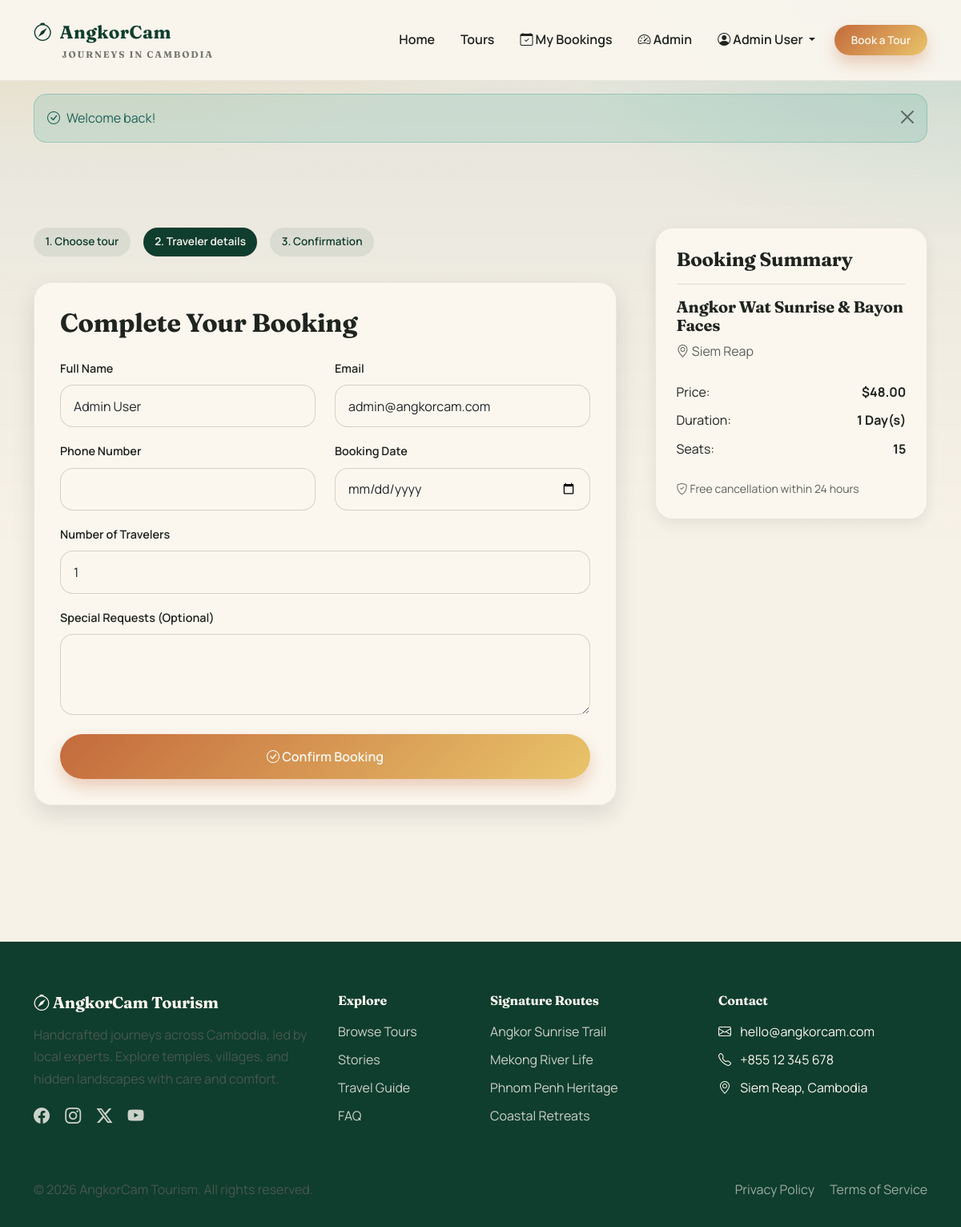
Page /?page=booking&tour_id=1 (signed in) on the committed database.
### tables this page shows
CREATE TABLE tours (
    id INT UNSIGNED AUTO_INCREMENT PRIMARY KEY,
    title VARCHAR(200) NOT NULL,
    slug VARCHAR(255) UNIQUE NOT NULL,
    location VARCHAR(100) NOT NULL,
    category VARCHAR(50) NOT NULL DEFAULT 'Cultural',
    price DECIMAL(10,2) NOT NULL,
    duration INT NOT NULL COMMENT 'Duration in days',
    description TEXT,
    highlights TEXT COMMENT 'What makes this tour special',
    included TEXT COMMENT 'What is included',
    excluded TEXT COMMENT 'What is not included',
    image VARCHAR(255),
    available_seats INT DEFAULT 15,
    status ENUM('active', 'inactive') DEFAULT 'active',
    created_at TIMESTAMP DEFAULT CURRENT_TIMESTAMP,
    updated_at TIMESTAMP DEFAULT CURRENT_TIMESTAMP ON UPDATE CURRENT_TIMESTAMP,
    
    INDEX idx_slug (slug),
    INDEX idx_location (location),
    INDEX idx_category (category),
    INDEX idx_status (status),
    INDEX idx_price (price)
);

### config/config.php (called while the page is built, shortened)
<?php
try {
    $dsn = "mysql:host=" . DB_HOST . ";port=" . DB_PORT . ";dbname=" . DB_NAME . ";charset=utf8mb4";
    $options = [
        PDO::ATTR_ERRMODE => PDO::ERRMODE_EXCEPTION,
        PDO::ATTR_DEFAULT_FETCH_MODE => PDO::FETCH_ASSOC,
        PDO::ATTR_EMULATE_PREPARES => false
    ];
    $db = new PDO($dsn, DB_USER, DB_PASS, $options);
} catch (PDOException $e) {
    die("Database Connection Failed: " . $e->getMessage());
}
function e($value) {
    return htmlspecialchars($value ?? '', ENT_QUOTES, 'UTF-8');
}
function formatPrice($amount) {
    return '$' . number_format((float)$amount, 2);
}
require_once BASE_PATH . '/app/Models/Tour.php';
require_once BASE_PATH . '/app/Models/Booking.php';

### app/Models/Tour.php (called while the page is built, shortened)
<?php
class Tour {
    private $db;
    public function __construct($database) {
        $this->db = $database;
    }
    public function getById($id) {
        $stmt = $this->db->prepare("SELECT * FROM tours WHERE id = ? AND status = 'active'");
        $stmt->execute([$id]);
        return $stmt->fetch();
    }
}

### views/pages/public/booking.php (the view, shortened to what this page needs)
<?php
$tour_id = $_GET['tour_id'] ?? 0;
$tourModel = new Tour($db);
$tour = $tourModel->getById($tour_id);
?>
<section class="section">
    <div class="container">
        <div class="row g-5">
            <div class="col-lg-8">
                <div class="stepper">
                    <span class="step">1. Choose tour</span>
                    <span class="step active">2. Traveler details</span>
                    <span class="step">3. Confirmation</span>
                </div>
                <div class="glass-card">
                    <h2 class="mb-4">Complete Your Booking</h2>
                    <form method="POST" action="?page=process-booking">
                        <div class="row">
                            <div class="col-md-6 mb-3">
                                <label class="form-label">Full Name</label>
                                <input type="text" name="customer_name" class="form-control" value="<?= e($_SESSION['name']) ?>" required>
                            </div>
                            <div class="col-md-6 mb-3">
                                <label class="form-label">Email</label>
                                <input type="email" name="customer_email" class="form-control" value="<?= e($_SESSION['email']) ?>" required>
                            </div>
                        </div>
                        <div class="row">
                            <div class="col-md-6 mb-3">
                                <label class="form-label">Phone Number</label>
                                <input type="tel" name="customer_phone" class="form-control" required>
                            </div>
                            <div class="col-md-6 mb-3">
                                <label class="form-label">Booking Date</label>
                                <input type="date" name="booking_date" class="form-control" min="<?= date('Y-m-d') ?>" required>
                            </div>
                        </div>
                        <div class="mb-3">
                            <label class="form-label">Number of Travelers</label>
                            <input type="number" name="travelers" class="form-control" value="1" min="1" max="<?= $tour['available_seats'] ?>" required>
                        </div>
                        <div class="mb-4">
                            <label class="form-label">Special Requests (Optional)</label>
                            <textarea name="notes" class="form-control" rows="3"></textarea>
                        </div>
                        <button type="submit" class="btn btn-gradient btn-lg w-100">
                            <i class="bi bi-check-circle"></i> Confirm Booking
                        </button>
                    </form>
                </div>
            </div>
            <div class="col-lg-4">
                <div class="booking-card sticky-top" style="top: 110px;">
                    <h4>Booking Summary</h4>
                    <hr>
                    <h5><?= e($tour['title']) ?></h5>
                    <p class="text-muted"><i class="bi bi-geo-alt"></i> <?= e($tour['location']) ?></p>
                    <div class="mt-4">
                        <div class="d-flex justify-content-between mb-2">
                            <span>Price:</span>
                            <strong><?= formatPrice($tour['price']) ?></strong>
                        </div>
                        <div class="d-flex justify-content-between mb-2">
                            <span>Duration:</span>
                            <strong><?= $tour['duration'] ?> Day(s)</strong>
                        </div>
                        <div class="d-flex justify-content-between">
                            <span>Seats:</span>
                            <strong><?= $tour['available_seats'] ?></strong>
                        </div>
                    </div>
                    <div class="mt-4 small text-muted">
                        <i class="bi bi-shield-check"></i> Free cancellation within 24 hours
                    </div>
                </div>
            </div>
        </div>
    </div>
</section>
<?php $content = ob_get_clean(); require __DIR__ . '/../../layouts/main.php'; ?>

### public/css/style.css (style rules this page uses)
:root { --ink: #1f241f; --muted: #5b615a; --paper: #f7f2e8; --cream: #fbf7ef; --sand: #e7d6b8; --clay: #c46a3c; --sun: #e9c46a; --forest: #0f3d2e; --jade: #2a9d8f; --river: #3e7c7b; --gradient-primary: linear-gradient(135deg, #c46a3c 0%, #e9c46a 100%); --gradient-hero: linear-gradient(120deg, #0f3d2e 0%, #1c5a46 40%, #c46a3c 100%); --gradient-soft: linear-gradient(180deg, rgba(231, 214, 184, 0.35) 0%, rgba(251, 247, 239, 0.8) 100%); --shadow-sm: 0 6px 16px rgba(31, 36, 31, 0.08); --shadow-md: 0 12px 28px rgba(31, 36, 31, 0.12); --shadow-lg: 0 22px 48px rgba(31, 36, 31, 0.16); --radius-sm: 10px; --radius-md: 16px; --radius-lg: 22px; --radius-xl: 30px; }
* { margin: 0; padding: 0; box-sizing: border-box; }
body { font-family: 'Manrope', 'Segoe UI', sans-serif; background: var(--paper); color: var(--ink); line-height: 1.7; -webkit-font-smoothing: antialiased; position: relative; }
body::before { content: ''; position: fixed; inset: 0; background: radial-gradient(1200px 600px at 10% -10%, rgba(233, 196, 106, 0.35), transparent 60%), radial-gradient(900px 500px at 100% 0%, rgba(42, 157, 143, 0.18), transparent 60%), linear-gradient(180deg, rgba(15, 61, 46, 0.08) 0%, rgba(15, 61, 46, 0.0) 45%); z-index: -1; }
h1, h2, h3, h4, h5, h6 { font-family: 'Fraunces', 'Times New Roman', serif; font-weight: 700; line-height: 1.15; letter-spacing: -0.01em; color: var(--ink); }
p { color: var(--muted); }
.text-muted { color: var(--muted) !important; }
hr { border-top: 1px solid rgba(31, 36, 31, 0.12); opacity: 1; }
.section { padding: 90px 0; }
.glass-card { background: rgba(251, 247, 239, 0.98); border-radius: var(--radius-lg); padding: 2rem; box-shadow: var(--shadow-md); border: 1px solid rgba(31, 36, 31, 0.08); transition: transform 0.3s ease, box-shadow 0.3s ease; }
.btn-gradient { background: var(--gradient-primary); border: none; color: var(--cream); padding: 0.85rem 2rem; border-radius: 999px; font-weight: 600; box-shadow: 0 10px 20px rgba(196, 106, 60, 0.3); transition: transform 0.2s ease, box-shadow 0.2s ease; }
.btn-gradient.btn-lg, .btn-outline-gradient.btn-lg { padding: 1rem 2.4rem; font-size: 1rem; }
.form-control, .form-select { border-radius: var(--radius-md); border: 1px solid rgba(31, 36, 31, 0.18); padding: 0.85rem 1rem; font-size: 1rem; background: var(--cream); transition: all 0.2s ease; }
.form-label { font-weight: 600; color: var(--ink); margin-bottom: 0.5rem; font-size: 0.9rem; }
.stepper { display: flex; gap: 1rem; flex-wrap: wrap; margin-bottom: 2rem; }
.stepper .step { padding: 0.4rem 0.9rem; border-radius: 999px; background: rgba(15, 61, 46, 0.08); color: var(--forest); font-weight: 600; font-size: 0.85rem; }
.stepper .step.active { background: var(--forest); color: var(--cream); }
.booking-card { background: var(--cream); border-radius: var(--radius-lg); padding: 1.6rem; border: 1px solid rgba(31, 36, 31, 0.08); box-shadow: var(--shadow-sm); }

### rows in the picture
tours: title "Angkor Wat Sunrise & Bayon Faces", location "Siem Reap", price "$48.00", duration "1", available_seats "15"

### other values in the picture
$_SESSION['name'] "Admin User"
$success "Welcome back!"
